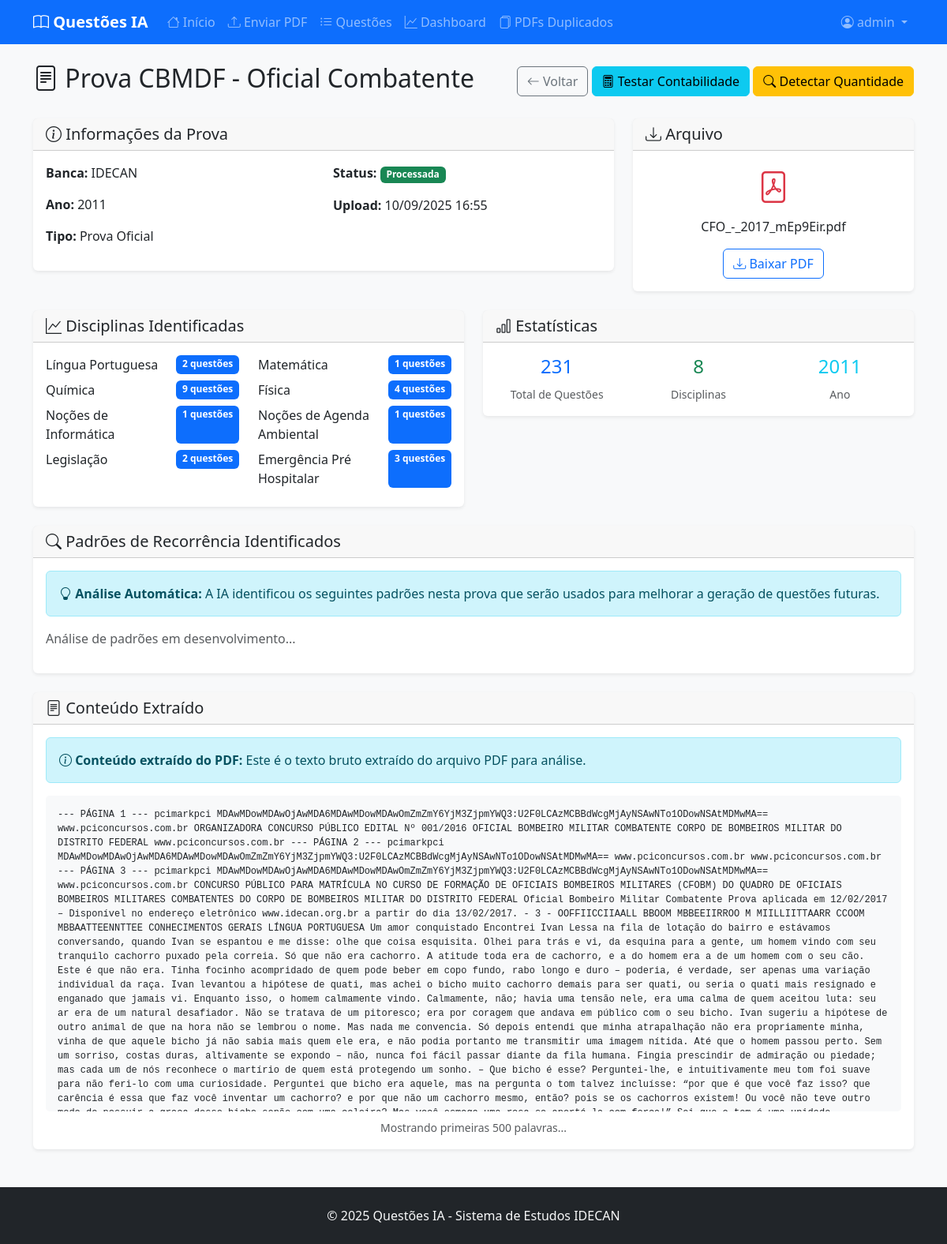
The page /prova-antiga/21/ (signed in) on the database its author committed.
### core/models.py (models this page shows, shortened)
class ProvaAntiga(models.Model):
    TIPO_CHOICES = [
        ('prova_oficial', 'Prova Oficial'),
        ('simulado', 'Simulado'),
        ('edital', 'Edital'),
        ('outro', 'Outro'),
    ]
    BANCA_CHOICES = [
        ('idecan', 'IDECAN'),
        ('cespe', 'CESPE'),
        ('fcc', 'FCC'),
        ('fcc', 'FGV'),
        ('outro', 'Outro'),
    ]
    titulo = models.CharField(max_length=300, verbose_name="Título da Prova")
    ano = models.IntegerField(verbose_name="Ano")
    banca = models.CharField(max_length=50, choices=BANCA_CHOICES, default='idecan', verbose_name="Banca")
    tipo = models.CharField(max_length=20, choices=TIPO_CHOICES, default='prova_oficial', verbose_name="Tipo")
    arquivo_pdf = models.FileField(upload_to='provas_antigas/', verbose_name="Arquivo PDF")
    conteudo_texto = models.TextField(blank=True, null=True, verbose_name="Conteúdo Extraído")
    data_upload = models.DateTimeField(auto_now_add=True, verbose_name="Data de Upload")
    disciplinas_identificadas = models.JSONField(default=dict, blank=True, verbose_name="Disciplinas Identificadas")
    padroes_recorrencia = models.JSONField(default=dict, blank=True, verbose_name="Padrões de Recorrência")
    distribuicao_questoes = models.JSONField(default=dict, blank=True, verbose_name="Distribuição de Questões")
    total_questoes = models.IntegerField(default=0, verbose_name="Total de Questões")
    quantidade_questoes_por_disciplina = models.JSONField(default=dict, blank=True, verbose_name="Quantidade de Questões por Disciplina")
    quantidade_total_questoes = models.IntegerField(blank=True, null=True, verbose_name="Quantidade Total de Questões (1-80)")
    processado = models.BooleanField(default=False, verbose_name="Processado")
    data_processamento = models.DateTimeField(blank=True, null=True, verbose_name="Data de Processamento")
    observacoes = models.TextField(blank=True, null=True, verbose_name="Observações")
    class Meta:
        verbose_name = "Prova Antiga"
        verbose_name_plural = "Provas Antigas"
        ordering = ['-ano', '-data_upload']
    def get_disciplinas_count(self):
        return len(self.disciplinas_identificadas) if self.disciplinas_identificadas else 0

### core/views.py (the view)
# urls.py: path('prova-antiga/<int:prova_id>/', views.detalhar_prova_antiga, name='detalhar_prova_antiga'),
@login_required
def detalhar_prova_antiga(request, prova_id):
    prova = get_object_or_404(ProvaAntiga, id=prova_id)
    context = {
        'prova': prova,
    }
    return render(request, 'core/detalhar_prova_antiga.html', context)

### templates/core/detalhar_prova_antiga.html (shortened to what this page needs)
{% extends 'base.html' %}
{% block content %}
<div class="row">
    <div class="col-12">
        <div class="d-flex justify-content-between align-items-center mb-4">
            <h2><i class="bi bi-file-text"></i> {{ prova.titulo }}</h2>
            <div>
                <a href="{% url 'core:listar_provas_antigas' %}" class="btn btn-outline-secondary">
                    <i class="bi bi-arrow-left"></i> Voltar
                </a>
                <button type="button" class="btn btn-info" onclick="testarContabilidade({{ prova.id }})">
                    <i class="bi bi-calculator"></i> Testar Contabilidade
                </button>
                <button type="button" class="btn btn-warning" onclick="detectarQuantidade({{ prova.id }})">
                    <i class="bi bi-search"></i> Detectar Quantidade
                </button>
            </div>
        </div>
        <div class="row mb-4">
            <div class="col-md-8">
                <div class="card">
                    <div class="card-header">
                        <h5 class="card-title mb-0">
                            <i class="bi bi-info-circle"></i> Informações da Prova
                        </h5>
                    </div>
                    <div class="card-body">
                        <div class="row">
                            <div class="col-md-6">
                                <div class="mb-3">
                                    <strong>Banca:</strong> {{ prova.get_banca_display }}
                                </div>
                                <div class="mb-3">
                                    <strong>Ano:</strong> {{ prova.ano }}
                                </div>
                                <div class="mb-3">
                                    <strong>Tipo:</strong> {{ prova.get_tipo_display }}
                                </div>
                            </div>
                            <div class="col-md-6">
                                <div class="mb-3">
                                    <strong>Status:</strong>
                                    <span class="badge bg-{% if prova.processado %}success{% else %}warning{% endif %}">
                                        {% if prova.processado %}Processada{% else %}Pendente{% endif %}
                                    </span>
                                </div>
                                <div class="mb-3">
                                    <strong>Upload:</strong> {{ prova.data_upload|date:"d/m/Y H:i" }}
                                </div>
                            </div>
                        </div>
                    </div>
                </div>
            </div>
            <div class="col-md-4">
                <div class="card">
                    <div class="card-header">
                        <h5 class="card-title mb-0">
                            <i class="bi bi-download"></i> Arquivo
                        </h5>
                    </div>
                    <div class="card-body text-center">
                        <i class="bi bi-file-pdf fs-1 text-danger"></i>
                        <p class="mt-2 mb-3">{{ prova.arquivo_pdf.name|slice:"15:" }}</p>
                        <a href="{{ prova.arquivo_pdf.url }}" target="_blank" class="btn btn-outline-primary">
                            <i class="bi bi-download"></i> Baixar PDF
                        </a>
                    </div>
                </div>
            </div>
        </div>
        {% if prova.processado %}
            <div class="row mb-4">
                <div class="col-md-6">
                    <div class="card">
                        <div class="card-header">
                            <h5 class="card-title mb-0">
                                <i class="bi bi-graph-up"></i> Disciplinas Identificadas
                            </h5>
                        </div>
                        <div class="card-body">
                            {% if prova.disciplinas_identificadas %}
                                <div class="row">
                                    {% for disciplina, count in prova.disciplinas_identificadas.items %}
                                        <div class="col-6 mb-2">
                                            <div class="d-flex justify-content-between">
                                                <span>{{ disciplina }}</span>
                                                <span class="badge bg-primary">{{ count }} questões</span>
                                            </div>
                                        </div>
                                    {% endfor %}
                                </div>
                            {% else %}
                                <p class="text-muted">Nenhuma disciplina identificada ainda.</p>
                            {% endif %}
                        </div>
                    </div>
                </div>
                <div class="col-md-6">
                    <div class="card">
                        <div class="card-header">
                            <h5 class="card-title mb-0">
                                <i class="bi bi-bar-chart"></i> Estatísticas
                            </h5>
                        </div>
                        <div class="card-body">
                            <div class="row text-center">
                                <div class="col-4">
                                    <div class="h4 text-primary">{{ prova.total_questoes }}</div>
                                    <small class="text-muted">Total de Questões</small>
                                </div>
                                <div class="col-4">
                                    <div class="h4 text-success">{{ prova.get_disciplinas_count }}</div>
                                    <small class="text-muted">Disciplinas</small>
                                </div>
                                <div class="col-4">
                                    <div class="h4 text-info">{{ prova.ano }}</div>
                                    <small class="text-muted">Ano</small>
                                </div>
                            </div>
                        </div>
                    </div>
                </div>
            </div>
            {% if prova.padroes_recorrencia %}
                <div class="row mb-4">
                    <div class="col-12">
                        <div class="card">
                            <div class="card-header">
                                <h5 class="card-title mb-0">
                                    <i class="bi bi-search"></i> Padrões de Recorrência Identificados
                                </h5>
                            </div>
                            <div class="card-body">
                                <div class="alert alert-info">
                                    <i class="bi bi-lightbulb"></i>
                                    <strong>Análise Automática:</strong> A IA identificou os seguintes padrões nesta prova que serão usados para melhorar a geração de questões futuras.
                                </div>
                                <p class="text-muted">Análise de padrões em desenvolvimento...</p>
                            </div>
                        </div>
                    </div>
                </div>
            {% endif %}
        {% endif %}
        {% if prova.conteudo_texto %}
            <div class="row">
                <div class="col-12">
                    <div class="card">
                        <div class="card-header">
                            <h5 class="card-title mb-0">
                                <i class="bi bi-file-text"></i> Conteúdo Extraído
                            </h5>
                        </div>
                        <div class="card-body">
                            <div class="alert alert-info">
                                <i class="bi bi-info-circle"></i>
                                <strong>Conteúdo extraído do PDF:</strong> Este é o texto bruto extraído do arquivo PDF para análise.
                            </div>
                            <div style="max-height: 400px; overflow-y: auto; background-color: #f8f9fa; padding: 15px; border-radius: 5px;">
                                <pre class="mb-0" style="white-space: pre-wrap; font-size: 12px;">{{ prova.conteudo_texto|truncatewords:500 }}</pre>
                            </div>
                            {% if prova.conteudo_texto|length > 500 %}
                                <div class="text-center mt-2">
                                    <small class="text-muted">Mostrando primeiras 500 palavras...</small>
                                </div>
                            {% endif %}
                        </div>
                    </div>
                </div>
            </div>
        {% endif %}
    </div>
</div>
{% endblock %}

### templates/base.html (shortened to what this page needs)
{% load static %}
<!DOCTYPE html>
<html lang="pt-br">
<head>
    <link href="https://cdn.jsdelivr.net/npm/bootstrap@5.3.2/dist/css/bootstrap.min.css" rel="stylesheet">
    <link href="https://cdn.jsdelivr.net/npm/bootstrap-icons@1.11.0/font/bootstrap-icons.css" rel="stylesheet">
</head>
<body class="bg-light">
    <nav class="navbar navbar-expand-lg navbar-dark bg-primary">
        <div class="container">
            <a class="navbar-brand" href="{% url 'core:home' %}">
                <i class="bi bi-book"></i> Questões IA
            </a>
            <div class="collapse navbar-collapse" id="navbarNav">
                <ul class="navbar-nav me-auto">
                    <li class="nav-item">
                        <a class="nav-link" href="{% url 'core:home' %}">
                            <i class="bi bi-house"></i> Início
                        </a>
                    </li>
                    <li class="nav-item">
                        <a class="nav-link" href="{% url 'core:upload_pdf' %}">
                            <i class="bi bi-upload"></i> Enviar PDF
                        </a>
                    </li>
                    <li class="nav-item">
                        <a class="nav-link" href="{% url 'core:listar_questoes' %}">
                            <i class="bi bi-list-ul"></i> Questões
                        </a>
                    </li>
                    <li class="nav-item">
                        <a class="nav-link" href="{% url 'core:dashboard' %}">
                            <i class="bi bi-graph-up"></i> Dashboard
                        </a>
                    </li>
                    <li class="nav-item">
                        <a class="nav-link" href="{% url 'core:pdfs_duplicados' %}">
                            <i class="bi bi-files"></i> PDFs Duplicados
                        </a>
                    </li>
                </ul>
                <ul class="navbar-nav">
                    {% if user.is_authenticated %}
                        <li class="nav-item dropdown">
                            <a class="nav-link dropdown-toggle" href="#" role="button" data-bs-toggle="dropdown">
                                <i class="bi bi-person-circle"></i> {{ user.username }}
                            </a>
                        </li>
                    {% else %}
                        <li class="nav-item">
                            <a class="nav-link" href="{% url 'admin:login' %}">
                                <i class="bi bi-box-arrow-in-right"></i> Entrar
                            </a>
                        </li>
                    {% endif %}
                </ul>
            </div>
        </div>
    </nav>
    <main class="container my-4">
        {% block content %}{% endblock %}
    </main>
    <footer class="bg-dark text-light py-4 mt-5">
        <div class="container text-center">
            <p class="mb-0">&copy; 2025 Questões IA - Sistema de Estudos IDECAN</p>
        </div>
    </footer>
</body>
</html>

### templates/base.html (style rules this page uses)
.navbar-brand { font-weight: bold; }
.card { border: none; box-shadow: 0 0.125rem 0.25rem rgba(0, 0, 0, 0.075); }

### rows shown on the page
ProvaAntiga: titulo "Prova CBMDF - Oficial Combatente", banca "IDECAN", ano "2011", tipo "Prova Oficial", data_upload "10/09/2025 16:55", arquivo_pdf.name "CFO_-_2017_mEp9Eir.pdf", total_questoes "231", get_disciplinas_count "8", conteudo_texto "--- PÁGINA 1 --- pcimarkpci MDAwMDowMDAwOjAwMDA6MDAwMDowMDAwOmZmZmY6YjM3ZjpmYWQ3:U2F0LCAzMCBBdWcgMjAyNSAwNTo1ODowNSAtMDMwMA== www.pciconcursos.com.br ORGANIZADORA CONCURSO PÚBLICO EDITAL Nº 001/2016 OFICIAL BOMBEIRO MILITAR COMBATENTE CORPO DE BOMBEIROS MILITAR DO DISTRITO FEDERAL www.pciconcursos.com.br --- PÁGINA 2 --- pcimarkpci MDAwMDowMDAwOjAwMDA6MDAwMDowMDAwOmZmZmY6YjM3ZjpmYWQ3:U2F0LCAzMCBBdWcgMjAyNSAwNTo1ODowNSAtMDMwMA== www.pciconcursos.com.br www.pciconcursos.com.br --- PÁGINA 3 --- pcimarkpci MDAwMDowMDAwOjAwMDA6MDAwMDowMDAwOmZmZmY6YjM3ZjpmYWQ3:U2F0LCAzMCBBdWcgMjAyNSAwNTo1ODowNSAtMDMwMA== www.pciconcursos.com.br CONCURSO PÚBLICO PARA MATRÍCULA NO CURSO DE FORMAÇÃO DE OFICIAIS…"

### other values the page prints
{{ user.username }} "admin"
{{ disciplina }} "Língua Portuguesa" "Matemática" "Química" "Física" "Noções de Informática" "Noções de Agenda Ambiental" "Legislação" "Emergência Pré Hospitalar"
{{ count }} "2" "1" "9" "4" "1" "1" "2" "3"
